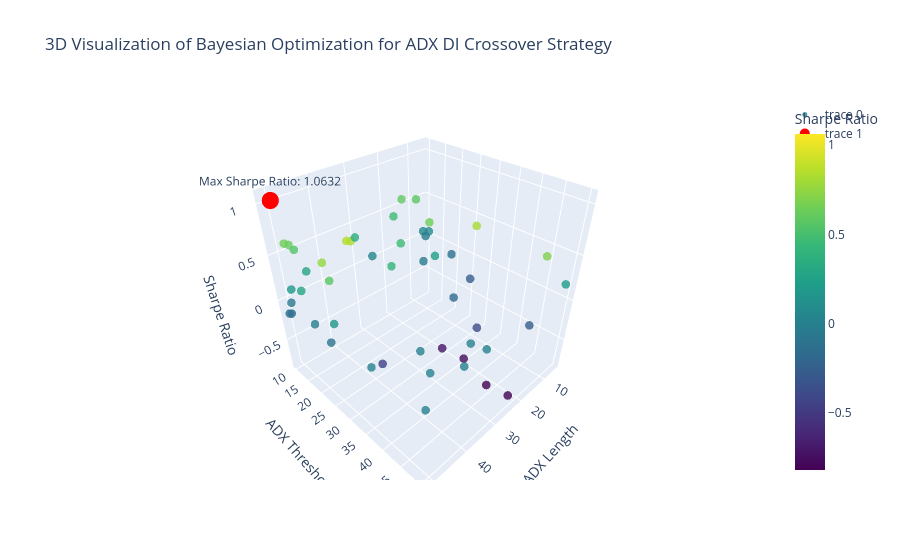

Notebook code cell kept with this figure:
### Markdown cell above
## Bayesian Optimization

### Code cell
# Extract the evaluated points and corresponding negative Sharpe Ratios
x_vals = [point[0] for point in res.x_iters]
y_vals = [point[1] for point in res.x_iters]
z_vals = res.func_vals

# Convert negative Sharpe Ratios to positive for visualization
sharpe_ratios = [-z for z in z_vals]

# Find the highest Sharpe Ratio and its corresponding parameters
max_sharpe_ratio = max(sharpe_ratios)
max_index = sharpe_ratios.index(max_sharpe_ratio)
best_adx_length = x_vals[max_index]
best_adx_threshold = y_vals[max_index]

# Create a 3D scatter plot
fig = go.Figure(data=[go.Scatter3d(
    x=x_vals,
    y=y_vals,
    z=sharpe_ratios,
    mode='markers',
    marker=dict(
        size=5,
        color=sharpe_ratios, 
        colorscale='Viridis',
        opacity=0.8,
        colorbar=dict(title='Sharpe Ratio')
    ),
    text=[f'ADX Length: {x}, ADX Threshold: {y}, Sharpe Ratio: {z:.4f}' for x, y, z in zip(x_vals, y_vals, sharpe_ratios)], # Hover text
    hoverinfo='text'
)])

# Highlight the highest Sharpe Ratio point
fig.add_trace(go.Scatter3d(
    x=[best_adx_length],
    y=[best_adx_threshold],
    z=[max_sharpe_ratio],
    mode='markers+text',
    marker=dict(
        size=10,
        color='red'
    ),
    text=[f'Max Sharpe Ratio: {max_sharpe_ratio:.4f}'],
    textposition='top center'
))

# Set labels and title
fig.update_layout(
    scene=dict(
        xaxis_title='ADX Length',
        yaxis_title='ADX Threshold',
        zaxis_title='Sharpe Ratio'
    ),
    title='3D Visualization of Bayesian Optimization for ADX DI Crossover Strategy',
    autosize=True
)

fig.show()

### Figure 1 — Plotly figure (JSON) as saved in the notebook; plotly's stock layout.template omitted (floating-point values rounded to 4 significant figures)
{"data": [{"hoverinfo": "text", "marker": {"color": [0, 0, 0.4144, 0.4655, -0.1766, -0.4441, -0.8198, 0.814, -0.8198, -0.2758, 0, -0.387, -0.7678, 0, 0.7022, 0, 1.063, 0.8326, 0, 0.2411, 0.08924, 0.1989, 0.5682, 0.8505, -0.2657, -0.1593, 0, 0.1745, 0.2774, 0.3521, 0.0542, -0.04944, -0.02048, 0.6149, 0.04391, -0.024, 0.5833, -0.1002, 0.6439, 0.4599, -0.03571, 0.5925, 0.6452, 0.5484, 0.2816, 0.7564, -0.7188, -0.09236, -0.1336, 0.207], "colorbar": {"title": {"text": "Sharpe Ratio"}}, "colorscale": [[0, "#440154"], [0.1111, "#482878"], [0.2222, "#3e4989"], [0.3333, "#31688e"], [0.4444, "#26828e"], [0.5556, "#1f9e89"], [0.6667, "#35b779"], [0.7778, "#6ece58"], [0.8889, "#b5de2b"], [1, "#fde725"]], "opacity": 0.8, "size": 5}, "mode": "markers", "text": ["ADX Length: 32, ADX Threshold: 45, Sharpe Ratio: -0.0000", "ADX Length: 44, ADX Threshold: 45, Sharpe Ratio: -0.0000", "ADX Length: 34, ADX Threshold: 26, Sharpe Ratio: 0.4144", "ADX Length: 19, ADX Threshold: 12, Sharpe Ratio: 0.4655", "ADX Length: 18, ADX Threshold: 30, Sharpe Ratio: -0.1766", "ADX Length: 42, ADX Threshold: 30, Sharpe Ratio: -0.4441", "ADX Length: 23, ADX Threshold: 44, Sharpe Ratio: -0.8198", "ADX Length: 21, ADX Threshold: 37, Sharpe Ratio: 0.8140", "ADX Length: 22, ADX Threshold: 49, Sharpe Ratio: -0.8198", "ADX Length: 11, ADX Threshold: 46, Sharpe Ratio: -0.2758", "ADX Length: 51, ADX Threshold: 37, Sharpe Ratio: -0.0000", "ADX Length: 18, ADX Threshold: 37, Sharpe Ratio: -0.3870", "ADX Length: 21, ADX Threshold: 36, Sharpe Ratio: -0.7678", "ADX Length: 41, ADX Threshold: 40, Sharpe Ratio: -0.0000", "ADX Length: 17, ADX Threshold: 50, Sharpe Ratio: 0.7022", "ADX Length: 51, ADX Threshold: 50, Sharpe Ratio: -0.0000", "ADX Length: 51, ADX Threshold: 12, Sharpe Ratio: 1.0632", "ADX Length: 44, ADX Threshold: 26, Sharpe Ratio: 0.8326", "ADX Length: 38, ADX Threshold: 48, Sharpe Ratio: -0.0000", "ADX Length: 19, ADX Threshold: 25, Sharpe Ratio: 0.2411", "ADX Length: 6, ADX Threshold: 12, Sharpe Ratio: 0.0892", "ADX Length: 51, ADX Threshold: 13, Sharpe Ratio: 0.1989", "ADX Length: 50, ADX Threshold: 26, Sharpe Ratio: 0.5682", "ADX Length: 45, ADX Threshold: 26, Sharpe Ratio: 0.8505", "ADX Length: 6, ADX Threshold: 26, Sharpe Ratio: -0.2657", "ADX Length: 51, ADX Threshold: 10, Sharpe Ratio: -0.1593", "ADX Length: 31, ADX Threshold: 48, Sharpe Ratio: -0.0000", "ADX Length: 51, ADX Threshold: 27, Sharpe Ratio: 0.1745", "ADX Length: 51, ADX Threshold: 17, Sharpe Ratio: 0.2774", "ADX Length: 30, ADX Threshold: 10, Sharpe Ratio: 0.3521", "ADX Length: 6, ADX Threshold: 10, Sharpe Ratio: 0.0542", "ADX Length: 50, ADX Threshold: 10, Sharpe Ratio: -0.0494", "ADX Length: 51, ADX Threshold: 20, Sharpe Ratio: -0.0205", "ADX Length: 49, ADX Threshold: 12, Sharpe Ratio: 0.6149", "ADX Length: 25, ADX Threshold: 10, Sharpe Ratio: 0.0439", "ADX Length: 5, ADX Threshold: 10, Sharpe Ratio: -0.0240", "ADX Length: 12, ADX Threshold: 13, Sharpe Ratio: 0.5833", "ADX Length: 5, ADX Threshold: 19, Sharpe Ratio: -0.1002", "ADX Length: 21, ADX Threshold: 25, Sharpe Ratio: 0.6439", "ADX Length: 27, ADX Threshold: 22, Sharpe Ratio: 0.4599", "ADX Length: 15, ADX Threshold: 18, Sharpe Ratio: -0.0357", "ADX Length: 15, ADX Threshold: 11, Sharpe Ratio: 0.5925", "ADX Length: 50, ADX Threshold: 12, Sharpe Ratio: 0.6452", "ADX Length: 48, ADX Threshold: 12, Sharpe Ratio: 0.5484", "ADX Length: 46, ADX Threshold: 12, Sharpe Ratio: 0.2816", "ADX Length: 51, ADX Threshold: 26, Sharpe Ratio: 0.7564", "ADX Length: 23, ADX Threshold: 31, Sharpe Ratio: -0.7188", "ADX Length: 51, ADX Threshold: 25, Sharpe Ratio: -0.0924", "ADX Length: 51, ADX Threshold: 11, Sharpe Ratio: -0.1336", "ADX Length: 6, ADX Threshold: 50, Sharpe Ratio: 0.2070"], "type": "scatter3d", "x": [32, 44, 34, 19, 18, 42, 23, 21, 22, 11, 51, 18, 21, 41, 17, 51, 51, 44, 38, 19, 6, 51, 50, 45, 6, 51, 31, 51, 51, 30, 6, 50, 51, 49, 25, 5, 12, 5, 21, 27, 15, 15, 50, 48, 46, 51, 23, 51, 51, 6], "y": [45, 45, 26, 12, 30, 30, 44, 37, 49, 46, 37, 37, 36, 40, 50, 50, 12, 26, 48, 25, 12, 13, 26, 26, 26, 10, 48, 27, 17, 10, 10, 10, 20, 12, 10, 10, 13, 19, 25, 22, 18, 11, 12, 12, 12, 26, 31, 25, 11, 50], "z": [0, 0, 0.4144, 0.4655, -0.1766, -0.4441, -0.8198, 0.814, -0.8198, -0.2758, 0, -0.387, -0.7678, 0, 0.7022, 0, 1.063, 0.8326, 0, 0.2411, 0.08924, 0.1989, 0.5682, 0.8505, -0.2657, -0.1593, 0, 0.1745, 0.2774, 0.3521, 0.0542, -0.04944, -0.02048, 0.6149, 0.04391, -0.024, 0.5833, -0.1002, 0.6439, 0.4599, -0.03571, 0.5925, 0.6452, 0.5484, 0.2816, 0.7564, -0.7188, -0.09236, -0.1336, 0.207]}, {"marker": {"color": "red", "size": 10}, "mode": "markers+text", "text": ["Max Sharpe Ratio: 1.0632"], "textposition": "top center", "type": "scatter3d", "x": [51], "y": [12], "z": [1.063]}], "layout": {"autosize": true, "scene": {"aspectmode": "auto", "aspectratio": {"x": 1, "y": 1, "z": 1}, "xaxis": {"title": {"text": "ADX Length"}, "type": "linear"}, "yaxis": {"title": {"text": "ADX Threshold"}, "type": "linear"}, "zaxis": {"title": {"text": "Sharpe Ratio"}, "type": "linear"}}, "title": {"text": "3D Visualization of Bayesian Optimization for ADX DI Crossover Strategy"}}}
